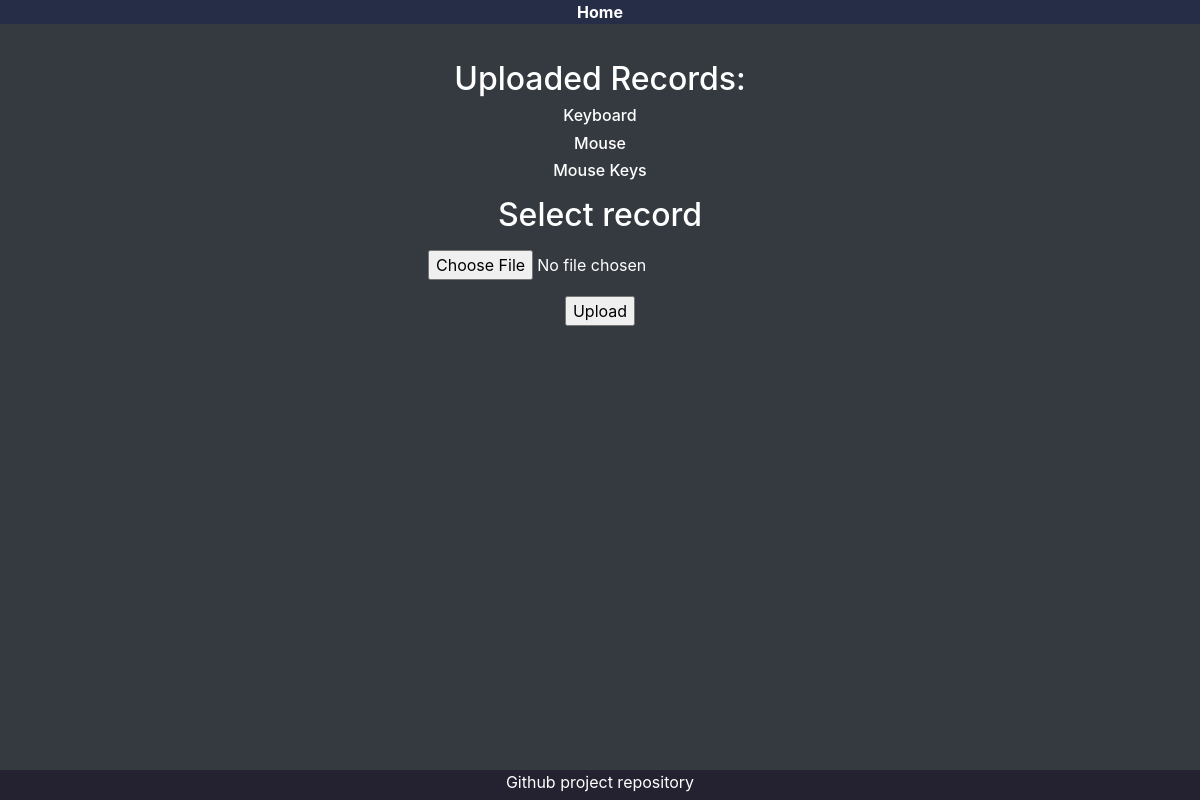
Before: /upload/ with the older database file.
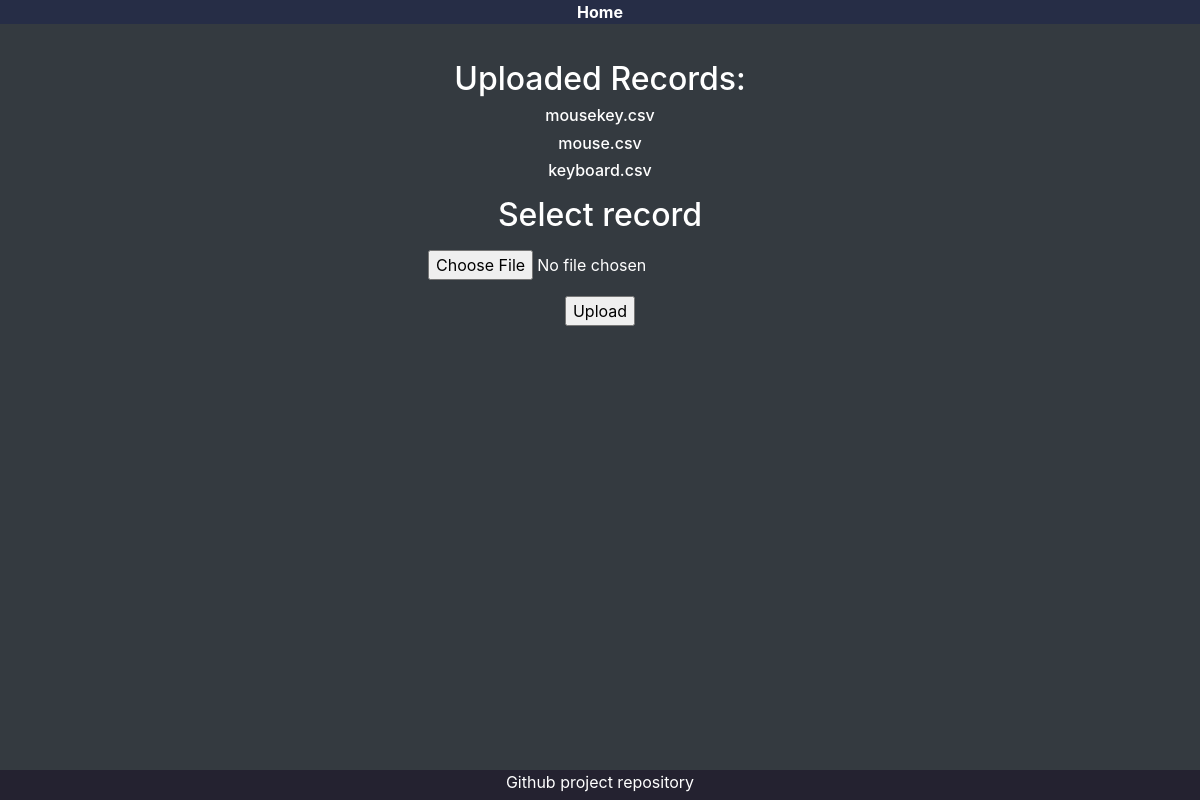
After: the same page with the newer database file.
### main/models.py (models this page shows, shortened)
class KrakenRecord(models.Model):
	title = models.CharField(verbose_name='Record Title', max_length=250)
	file = models.FileField(verbose_name='Record File', upload_to=settings.RECORDS_PATH, )
	created_at = models.DateTimeField(verbose_name='Date of Creation', auto_now_add=True)

### main/views.py (the view)
# urls.py: path('upload/', upload, name='upload'),
def upload(request):
	if request.method == 'POST':
		form = RecordForm(request.POST, request.FILES)
		if form.is_valid():
			new_record = KrakenRecord(file = request.FILES['record_file'], title=request.FILES['record_file'].name)
			new_record.save()
			return HttpResponseRedirect('/upload')
	else:
		form = RecordForm() # A empty, unbound form
	records = KrakenRecord.objects.all()
	return render(
		request,
		'main/upload.html',
		{'records': records, 'form': form}
	)

### main/forms.py
class RecordForm(forms.Form):
    record_file = forms.FileField()

### main/templates/main/upload.html (shortened to what this page needs)
{% extends 'base/base.html' %}
{% block content %}
    <div id="headline">
        <h2>Uploaded Records:</h2>
    </div>
    <div id="upload-list">
    {% if records %}
        {% for record in records %}
            <h6><a href="{{ record.file.url }}" target="_blank" class="text-white">{{ record.title }}</a></h6>
        {% endfor %}
    {% else %}
        <p>No records.</p>
    {% endif %}
        <form action="{% url 'upload' %}" method="post" enctype="multipart/form-data">
            <p><h2>Select record</h2></p>
            <p>
                {{ form.record_file }}
            </p>
            <p><input type="submit" value="Upload" /></p>
        </form>
    </div>
{% endblock %}

### main/templates/base/base.html (shortened to what this page needs)
<!DOCTYPE html>
<html lang="en">
<link rel="stylesheet" href="https://stackpath.bootstrapcdn.com/bootstrap/4.5.2/css/bootstrap.min.css">
<head>
</head>
<body class="bg-dark">
	<div id="holder">
		<div id="header">
			<a href="/" class="text-white"><strong>Home</strong></a>
		</div>
		<div id="body" class="text-white">
			{% block content %}{% endblock %}
		</div>
		<div id="footer" class="text-white-50">
			<a target="_blank" href="https://github.com/ts-vadim/sk-challenge-hehe" class="text-white">Github project repository</a>
		</div>
	</div>
</body>
</html>

### main/templates/base/base.html (style rules this page uses)
html,body { height: 100%; }
#holder { min-height: 100%; position: relative; }
#header { height: 5%; width: 100%; background: #262d46; text-align: center; }
#body { padding-bottom: 5%; padding-top: 3%; }
#footer { bottom: 0; height: 30px; left: 0; bottom: 0; position: absolute; right: 0; text-align: center; background-color: rgb(36, 34, 48); }

### main/templates/main/upload.html (style rules this page uses)
#headline { text-align: center; }
#upload-list { background: transparent; text-align: center; }

Changed rows visible on the page:
removed KrakenRecord: title "Keyboard"
removed KrakenRecord: title "Mouse"
removed KrakenRecord: title "Mouse Keys"
added KrakenRecord: title "mousekey.csv"
added KrakenRecord: title "mouse.csv"
added KrakenRecord: title "keyboard.csv"
